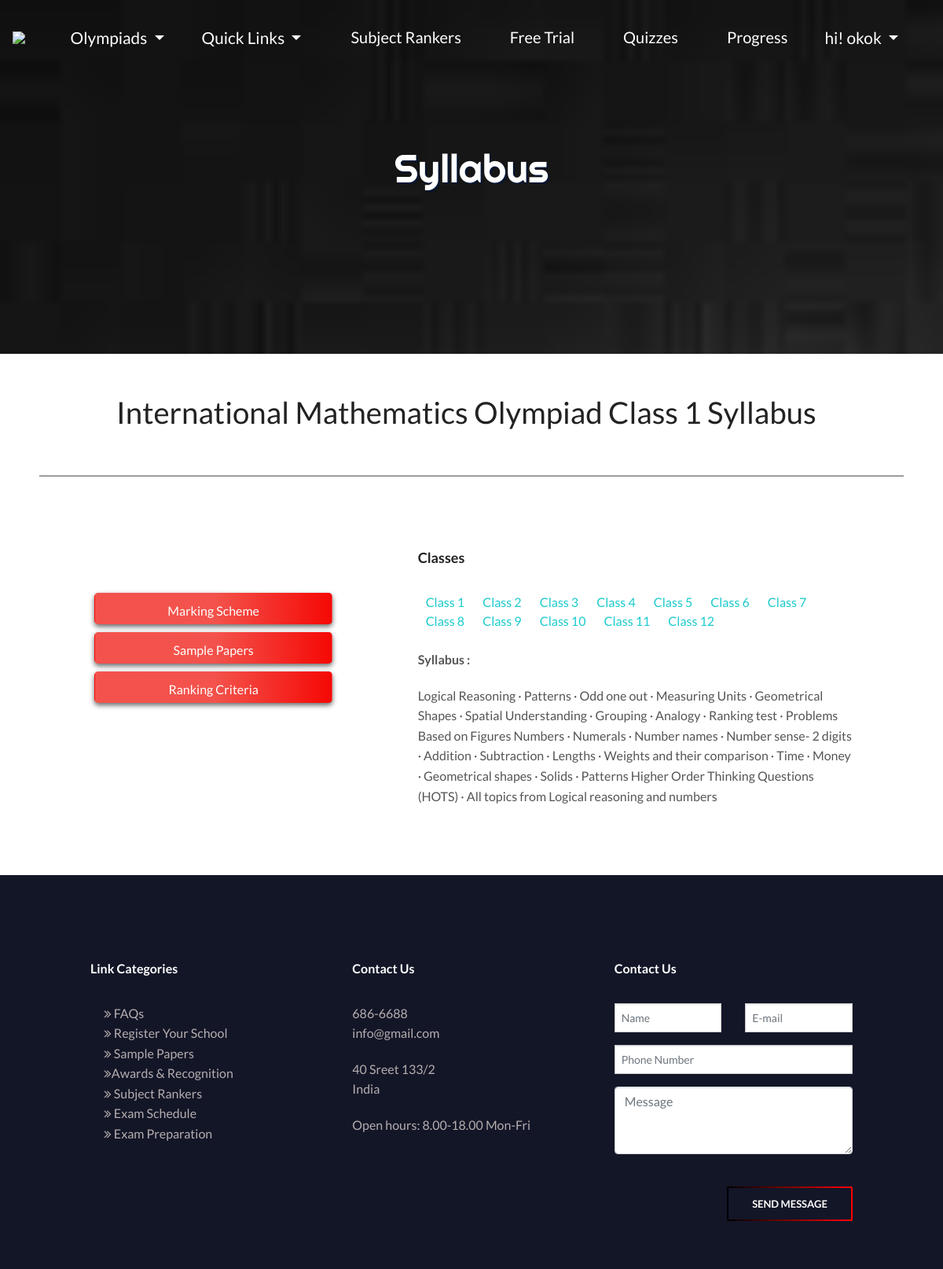
The page /syllabus/maths/1 (signed in) on the database its author committed.
### quiz/models.py (models this page shows, shortened)
class Student(AbstractUser):
    id=models.AutoField(primary_key=True)
    ref_code = models.CharField(default="000",max_length=20)
    parent_name = models.CharField(max_length=50)
    dob = models.DateField(null=True)
    country = CountryField()
    address = models.CharField(null=False,max_length=100,default="lane")
    street=models.CharField(max_length=250,default="")
    state= models.CharField(max_length=150,default="")
    school=models.CharField(max_length=100,null=False,default="abc")
    school_state = models.CharField(max_length=100,null=False,default="abc")
    school_address=models.CharField(max_length=100,null=False,default="abc")
    school_city=models.CharField(max_length=100,null=False,default="abc")
    pincode = models.IntegerField(null=False, default=0)
    number = models.IntegerField(null=False, default=0)
    standard = models.CharField(null=False, max_length=10,default=1)
    email = models.CharField(max_length=150, null=False,unique=True)
    email_confirmed = models.BooleanField(default=False)
    first_name = models.CharField(null=False,max_length=150,default="abc")
    last_name= models.CharField(max_length=150)
    mathsolym=models.BooleanField(default=False,null=True)
    scienceolym=models.BooleanField(default=False,null=True)
    englisholym=models.BooleanField(default=False,null=True)
    reasoningolym=models.BooleanField(default=False,null=True)
    cyberolym=models.BooleanField(default=False,null=True)
    generalolym=models.BooleanField(default=False,null=True)
    order_number = models.IntegerField(null=True, default=0)
    final_mathsolym=models.BooleanField(default=False,null=True)
    final_scienceolym=models.BooleanField(default=False,null=True)
    final_englisholym=models.BooleanField(default=False,null=True)
    final_reasoningolym=models.BooleanField(default=False,null=True)
    final_cyberolym=models.BooleanField(default=False,null=True)
    final_generalolym=models.BooleanField(default=False,null= True)
    mathquiz = models.CharField(max_length=100,null=True,default="nil")
    sciencequiz = models.CharField(max_length=100,null=True,default="nil")
    gkquiz = models.CharField(max_length=100,null=True,default="nil")
    cyberquiz = models.CharField(max_length=100,null=True,default="nil")
    reasoningquiz = models.CharField(max_length=100,null=True,default="nil")
    englishquiz = models.CharField(max_length=100,null=True,default="nil")
    mathtime = models.CharField(max_length=100,null=True,default="nil")
    sciencetime = models.CharField(max_length=100,null=True,default="nil")
    gktime = models.CharField(max_length=100,null=True,default="nil")
    cybertime = models.CharField(max_length=100,null=True,default="nil")
    reasoningtime = models.CharField(max_length=100,null=True,default="nil")
    englishtime = models.CharField(max_length=100,null=True,default="nil")
    quiz_to_change = models.CharField(max_length=100,null=True,default="nil")
    idproof = models.ImageField(upload_to='idproof',blank=True,null=True)
    idproof_date=models.CharField(max_length=50,default=None,null=True)
    marksheet = models.ImageField(upload_to='marksheet',
                               blank=True,
                               null=True,
                               )
    marksheet_date=models.CharField(max_length=50,default=None,null=True)
    photograph = models.ImageField(upload_to='photo',
                               blank=True,
                               null=True,
                               )
    photograph_date=models.CharField(max_length=50,default=None,null=True)
    USERNAME_FIELD = 'username'
    REQUIRED_FIELDS = ['email']

class Syllabus(models.Model):
    id = models.AutoField(primary_key=True)
    olympiad_name = models.CharField(max_length=20)
    std = models.CharField(max_length=2)
    syllabus = models.CharField(max_length=1000)

### quiz/views.py (the view)
# urls.py: path('syllabus/<olympiad>/<std>',view=views.syllabus,name='syllabus'),
def syllabus(request,olympiad,std):
    a = Syllabus.objects.filter(olympiad_name=olympiad).filter(std=std)
    b = {'syllabus':a}
    if(olympiad == 'maths'):
        name1 = 'Mathematics'
    if(olympiad == 'gk'):
        name1 = 'General Knowledge'
    if(olympiad == 'ct'):
        name1 = 'Critical Thinking'
    if(olympiad == 'science'):
        name1 = 'Science'
    if(olympiad == 'english'):
        name1 = 'English'
    if(olympiad == 'cyber'):
        name1 = 'Cyber'
    c = {'name':name1}
    d = {'class':std}
    e = {'name1':olympiad}
    response = {**b,**c,**d,**e}
    return render(request,'syllabus.html',response)

### quiz/templates/syllabus.html (shortened to what this page needs)
{% extends 'base.html' %}
{% block body %}
{% load static %}
<div class="container-fluid p-0" >
    <div class="site-content" style="height: 450px; background-image: url({% static 'Stock/download.jpg' %});">
      <div class="d-flex justify-content-center" >
        <div class="d-flex flex-column" style="padding-top: 120px">
          <h1 class="site-title  justify-content-center" style="text-align: center;">Syllabus
          </h1>
        </div>
      </div>
    </div>
  </div>
  <div class="row pl-5 pr-5">
    <h1 class="sample-title"  >
      International {{name}} Olympiad Class {{class}} Syllabus
    </h1>
</div>
<hr style="border-bottom: 1px solid #666; margin-left: 50px; margin-right: 50px;  " /><br>
<div class="row">
    <div class="col-md-4 sample-buttons">
      <a class="btn syllabus-btn" href="/ms/all/" style="color: #fff;">Marking Scheme</a>
      <a class="btn syllabus-btn" href="/samplepaper/{{name1}}/1" style="color: #fff;">Sample Papers</a>
      <a class="btn syllabus-btn" href="{% url 'rankingcriteria' %}" style="color: #fff;">Ranking Criteria</a>
    </div>
    <div class="col-md-1"></div>
    <div class="col-md-7">
        <h5><b>Classes</b></h5>
        <a href="/syllabus/{{name1}}/1" style="padding: 10px;" >Class 1</a>
        <a href="/syllabus/{{name1}}/2" style="padding: 10px;" >Class 2</a>
        <a href="/syllabus/{{name1}}/3" style="padding: 10px;" >Class 3</a>
        <a href="/syllabus/{{name1}}/4" style="padding: 10px;" >Class 4</a>
        <a href="/syllabus/{{name1}}/5" style="padding: 10px;" >Class 5</a>
        <a href="/syllabus/{{name1}}/6" style="padding: 10px;" >Class 6</a>
        <a href="/syllabus/{{name1}}/7" style="padding: 10px;" >Class 7</a>
        <a href="/syllabus/{{name1}}/8" style="padding: 10px;" >Class 8</a>
        <a href="/syllabus/{{name1}}/9" style="padding: 10px;" >Class 9</a>
        <a href="/syllabus/{{name1}}/10" style="padding: 10px;" >Class 10</a>
        <a href="/syllabus/{{name1}}/11" style="padding: 10px;" >Class 11</a>
        <a href="/syllabus/{{name1}}/12" style="padding: 10px;" >Class 12</a>
        <br>
        <br>
        <p>
            {% if syllabus %}
            {% for i in syllabus %}
            <b>Syllabus : </b><br>
            <p>{{i.syllabus}}</p>
            {% endfor %}
            {% else %}
            <p>We will update you soon.</p>
            {% endif %}
              <br><br>
        </p>
    </div>
</div>
{% endblock %}

### quiz/templates/base.html (shortened to what this page needs)
  {% load static %}
<!DOCTYPE html>
<html lang="en">
<head>
  <link rel="stylesheet" href="https://maxcdn.bootstrapcdn.com/bootstrap/4.0.0/css/bootstrap.min.css">
  <link rel="stylesheet" href="https://cdnjs.cloudflare.com/ajax/libs/font-awesome/4.7.0/css/font-awesome.min.css">
  <link rel="stylesheet" href="{% static 'navbar.css' %}">
  <link rel="stylesheet" href="{% static 'Style.css' %}">
  <link rel="stylesheet" href="{% static 'Owl/docs/assets/css/docs.theme.min.css' %}">
  <link rel="stylesheet" href="{% static 'Stock/Chart.min.css' %}">
  <link rel="stylesheet" href="{% static 'Owl/docs/assets/owlcarousel/assets/owl.carousel.min.css' %}">
  <link rel="stylesheet" href="{% static 'Owl/docs/assets/owlcarousel/assets/owl.theme.default.min.css' %}">
</head>
<body>
  <header class="header_area" id="header" >
    <nav class="navbar navbar-expand-lg " >
      <a class="navbar-brand" href="{% url 'index' %}"><img class="img-responsive" src="{% static 'screenshots/logo1.jpg' %}" style="float: left">  </a>
      <div class="collapse navbar-collapse" id="navbarTogglerDemo03">
        <ul class="navbar-nav mr-auto mt-2 mt-lg-0">
          <div class="dropdown nav-item">
                  <button class="btn nav-link dropdown-toggle" type="button" id="dropdownMenuButton" data-toggle="dropdown" aria-haspopup="true" aria-expanded="false">
                    Olympiads
                  </button>
                                         </div>
                                  <div class="dropdown nav-item">
                                    <button class="btn nav-link dropdown-toggle" type="button" id="dropdownMenuButton" data-toggle="dropdown" aria-haspopup="true" aria-expanded="false">
                                      Quick Links
                                    </button>
                                  </div>
                                  <li class="nav-item ml-3">
                                    <a class="nav-link" href="#">Subject Rankers</a>
                                  </li>
                                  <li class="nav-item ml-3">
                                    <a class="nav-link" href="#">Free Trial</a>
                                  </li>
                                  {% if user.is_authenticated %}
                                  <li class="nav-item ml-3">
                                    <a class="nav-link" href="{% url 'quiz_index' %}">Quizzes</a>
                                  </li>
                                    <li class="nav-item ml-3">
                                      <a class="nav-link" href="{% url 'quiz_progress' %}">Progress</a>
                                    </li>
                                  {% else %}
                                  <li class="nav-item ml-3">
                                    <a class="nav-link" href="{% url 'loginhandle' %}">Login</a>
                                  </li>
                                  {% endif %}
                                  <div class="dropdown nav-item">
                                    <button class="btn nav-link dropdown-toggle" type="button" id="dropdownMenuButton" data-toggle="dropdown" aria-haspopup="true" aria-expanded="false">
                                      {% if user.is_authenticated %}
                                      hi!
                                      {{ user.username}}
                                      {% else %}
                                      Register
                                      {% endif %}
                                    </button>
                                  </div>
                                </ul>
                              </div>
                            </nav>
                      </header>
{% block body %}{% endblock %}
<section style="background: #131627">
  <footer class="fancy-footer-area fancy-bg-dark" >
    <div class="footer-content section-padding-80-50">
      <div class="container">
        <div class="row">
          <div class="col-12 col-sm-6 col-lg-4">
            <div class="single-footer-widget">
              <h6 style="font-weight: bold; color: white">Link Categories</h6>
              <ul class="footer-ul">
                <li><a href="{% url 'faqs' %}" style="color: #B5AEB0;"><i class="fa fa-angle-double-right" aria-hidden="true"></i> FAQs</a></li>
                <li><a href="{% url 'applyschool' %}" style="color: #B5AEB0;"><i class="fa fa-angle-double-right" aria-hidden="true"></i> Register Your School</a></li>
                <li><a href="/samplepaper/maths/1" style="color: #B5AEB0;"><i class="fa fa-angle-double-right" aria-hidden="true"></i> Sample Papers</a></li>
                <li><a href="{% url 'awards' %}" style="color: #B5AEB0;"><i class="fa fa-angle-double-right" aria-hidden="true"></i>Awards & Recognition</a></li>
                <li><a href="#" style="color: #B5AEB0;"><i class="fa fa-angle-double-right" aria-hidden="true"></i> Subject Rankers</a></li>
                <li><a href="{% url 'examdates' %}" style="color: #B5AEB0;"><i class="fa fa-angle-double-right" aria-hidden="true"></i> Exam Schedule</a></li>
                <li><a href="{% url 'examprep' %}" style="color: #B5AEB0;"><i class="fa fa-angle-double-right" aria-hidden="true"></i> Exam Preparation</a></li>
              </ul>
            </div>
          </div>
          <div class="col-12 col-sm-6 col-lg-4">
            <div class="single-footer-widget" >
              <h6 style="font-weight: bold; color: white">Contact Us</h6>
              <p style="color: #B5AEB0">686-6688 <br>info@gmail.com
              </p>
              <p style="color: #B5AEB0">40 Sreet 133/2 <br>India</p>
              <p style="color: #B5AEB0">Open hours: 8.00-18.00 Mon-Fri</p>
            </div>
          </div>
          <div class="col-12 col-sm-6 col-lg-4">
            <div class="single-footer-widget">
              <h6 style="font-weight: bold; color: white">Contact Us</h6>
              <form class="single-footer-widget" role="form">
                <div class="row" style="font: yellow">
                 <div class="col-md-6">
                  <div class="form-group">
                    <input class="form-control form-control-name" name="name" id="name" placeholder="Name" type="text" required>
                  </div>
                </div>
                <div class="col-md-6">
                  <div class="form-group">
                   <input class="form-control form-control-email" name="email" id="email"
                   placeholder="E-mail" type="email" required>
                 </div>
               </div>
             </div>
             <div class="row">
              <div class="col-md-12">
                <div class="form-group">
                  <input class="form-control form-control-phone" name="phone" id="phone" placeholder="Phone Number" type="tel" required>
                </div>
              </div>
             </div>
             <div class="form-group">
               <textarea class="form-control form-control-message" name="message" id="message" placeholder="Message" rows="3" required></textarea>
             </div>
             <div class="text-right"><br>
              <a href="#" class="btn fancy-btn">Send Message</a>
            </div>
          </form>
        </div>
      </div>
    </div>
  </div>
</div>
</footer>
</section>
          </body>
          </html>

### rows shown on the page
Student: username "okok"
Syllabus: syllabus "Logical Reasoning · Patterns · Odd one out · Measuring Units · Geometrical Shapes · Spatial Understanding · Grouping · Analogy · Ranking test · Problems Based on Figures Numbers · Numerals · Number names · Number sense- 2 digits · Addition · Subtraction · Lengths · Weights and their comparison · Time · Money · Geometrical shapes · Solids · Patterns Higher Order Thinking Questions (HOTS) · All topics from Logical reasoning and numbers"

### other values the page prints
{{ name }} "Mathematics"
{{ class }} "1"
